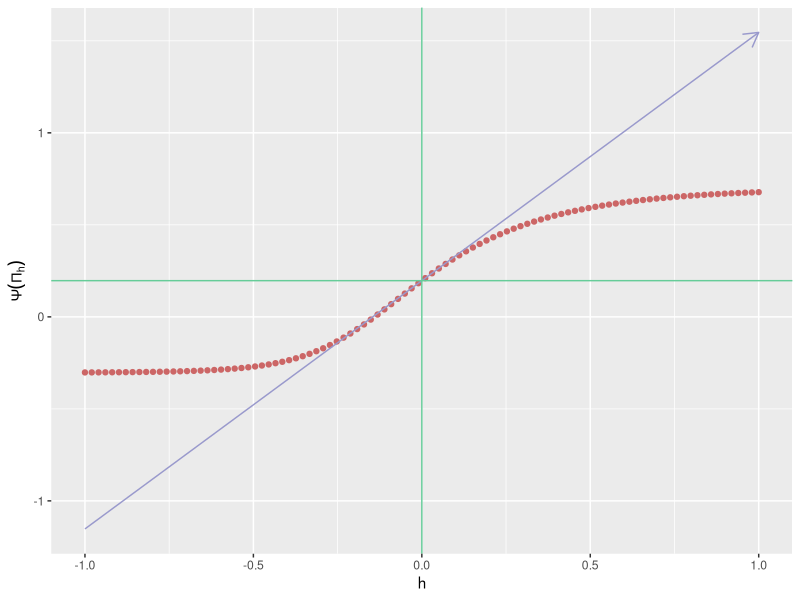

Write R code to recreate this figure.
## ---- chunk 1
knitr::opts_chunk$set(
  size = "tiny",
  warnings = FALSE,
  fig.width = 12, 
  fig.height = 4, 
  fig.path = 'img/')
## ---- chunk 2
set.seed(54321) ## because reproducibility matters...
suppressMessages(library(R.utils)) ## make sure it is installed
suppressMessages(library(ggplot2)) ## make sure it is installed
expit <- plogis
logit <- qlogis
## ---- chunk 3
draw_from_experiment <- function(n, full = FALSE) {
  ## preliminary
  n <- Arguments$getInteger(n, c(1, Inf))
  full <- Arguments$getLogical(full)
  ## ## 'gbar' and 'Qbar' factors
  gbar <- function(W) {
    expit(-0.3 + 2 * W - 1.5 * W^2)
  }
  Qbar <- function(AW) {
    A <- AW[, 1]
    W <- AW[, 2]
    A * cos((1 + W) * pi / 5) + (1 - A) * sin((1 + W^2) * pi / 4)
  }
  ## sampling
  ## ## context
  W <- runif(n)
  ## ## counterfactual rewards
  zeroW <- cbind(A = 0, W)
  oneW <- cbind(A = 1, W)
  Qbar.zeroW <- Qbar(zeroW)
  Qbar.oneW <- Qbar(oneW)
  Yzero <- rbeta(n, shape1 = 1, shape2 = (1 - Qbar.zeroW) / Qbar.zeroW)
  Yone <- rbeta(n, shape1 = 1, shape2 = (1 - Qbar.oneW) / Qbar.oneW)
  ## ## action undertaken
  A <- rbinom(n, size = 1, prob = gbar(W))
  ## ## actual reward
  Y <- A * Yone + (1 - A) * Yzero
  ## ## observation
  if (full) {
    obs <- cbind(W = W, Yzero = Yzero, Yone = Yone, A = A, Y = Y)
  } else {
    obs <- cbind(W = W, A = A, Y = Y)
  }
  attr(obs, "gbar") <- gbar
  attr(obs, "Qbar") <- Qbar
  attr(obs, "QW") <- dunif
  ##
  return(obs)
}
## ---- chunk 4
(five_obs <- draw_from_experiment(5))
## ---- chunk 5
## plot the causal diagram
## ---- chunk 6
B <- 1e6
full_obs <- draw_from_experiment(B, full = TRUE)
(psi_hat <- mean(full_obs[, "Yone"] - full_obs[, "Yzero"]))
## ---- chunk 7
sd_hat <- sd(full_obs[, "Yone"] - full_obs[, "Yzero"])
alpha <- 0.05
(psi_CI <- psi_hat + c(-1, 1) * qnorm(1 - alpha / 2) * sd_hat / sqrt(B))
## ---- chunk 8
draw_from_another_experiment <- function(n, h = 0) {
  ## preliminary
  n <- Arguments$getInteger(n, c(1, Inf))
  h <- Arguments$getNumeric(h)
  ## ## 'gbar' and 'Qbar' factors
  gbar <- function(W) {
    sin((1 + W) * pi / 6)
  }
  Qbar <- function(AW, hh = h) {
    A <- AW[, 1]
    W <- AW[, 2]
    expit( logit( A *  W + (1 - A) * W^2 ) +
           hh * 10 * sqrt(W) * A )
  }
  ## sampling
  ## ## context
  W <- runif(n, min = 1/10, max = 9/10)
  ## ## action undertaken
  A <- rbinom(n, size = 1, prob = gbar(W))
  ## ## reward
  shape1 <- 4
  QAW <- Qbar(cbind(A, W))
  Y <- rbeta(n, shape1 = shape1, shape2 = shape1 * (1 - QAW) / QAW)
  ## ## observation
  obs <- cbind(W = W, A = A, Y = Y)
  attr(obs, "gbar") <- gbar
  attr(obs, "Qbar") <- Qbar
  attr(obs, "QW") <- function(x){dunif(x, min = 1/10, max = 9/10)}
  attr(obs, "shape1") <- shape1
  ##
  return(obs)
}
## ---- chunk 9
five_obs_from_another_experiment <- draw_from_another_experiment(5)
integrand <- function(w) {
  Qbar <- attr(five_obs_from_another_experiment, "Qbar")
  QW <- attr(five_obs_from_another_experiment, "QW")
  ( Qbar(cbind(1, w)) - Qbar(cbind(0, w)) ) * QW(w)
}
(psi_Pi_zero <- integrate(integrand, lower = 0, upper = 1)$val)
## ---- chunk 10
approx <- seq(-1, 1, length.out = 1e2)
psi_Pi_h <- sapply(approx, function(t) {
  obs_from_another_experiment <- draw_from_another_experiment(1, h = t)
  integrand <- function(w) {
    Qbar <- attr(obs_from_another_experiment, "Qbar")
    QW <- attr(obs_from_another_experiment, "QW")
    ( Qbar(cbind(1, w)) - Qbar(cbind(0, w)) ) * QW(w)
  }
  integrate(integrand, lower = 0, upper = 1)$val  
})
slope_approx <- (psi_Pi_h - psi_Pi_zero) / approx
slope_approx <- slope_approx[min(which(approx > 0))]
ggplot() +
  geom_point(data = data.frame(x = approx, y = psi_Pi_h), aes(x, y),
             color = "#CC6666") +
  geom_segment(aes(x = -1, y = psi_Pi_zero - slope_approx,
                   xend = 1, yend = psi_Pi_zero + slope_approx),
               arrow = arrow(length = unit(0.03, "npc")),
               color = "#9999CC") +
  geom_vline(xintercept = 0, color = "#66CC99") +
  geom_hline(yintercept = psi_Pi_zero, color = "#66CC99") +
  labs(x = "h", y = expression(Psi(Pi[h]))) 
## ---- chunk 11
eic <- function(obs, psi) {
  Qbar <- attr(obs, "Qbar")
  gbar <- attr(obs, "gbar")
  QAW <- Qbar(obs[, c("A", "W")])
  gW <- gbar(obs[, "W"])
  lgAW <- obs[, "A"] * gW + (1 - obs[, "A"]) * (1 - gW)
  ( Qbar(cbind(1, obs[, "W"])) - Qbar(cbind(0, obs[, "W"])) - psi ) +
    (2 * obs[, "A"] - 1) / lgAW * (obs[, "Y"] - QAW)
}

(eic(five_obs, psi = psi_hat))
(eic(five_obs_from_another_experiment, psi = psi_Pi_zero))
## ---- chunk 12
obs <- draw_from_experiment(B)
(cramer_rao_hat <- var(eic(obs, psi = psi_hat)))
## ---- chunk 13
obs_from_another_experiment <- draw_from_another_experiment(B)
(cramer_rao_Pi_zero_hat <- var(eic(obs_from_another_experiment, psi = 59/300)))
(ratio <- sqrt(cramer_rao_Pi_zero_hat/cramer_rao_hat))
## ---- chunk 14
s_draw_from_another_experiment <- function(obs) { 
  ## preliminary
  Qbar <- attr(obs, "Qbar")
  QAW <- Qbar(obs[, c("A", "W")])
  shape1 <- Arguments$getInteger(attr(obs, "shape1"), c(1, Inf))
  ## computations
  betaAW <- shape1 * (1 - QAW) / QAW
  out <- log(1 - obs[, "Y"])
  for (int in 1:shape1) {
    out <- out + 1/(int - 1 + betaAW)
  }
  out <- - out * shape1 * (1 - QAW) / QAW * 10 * sqrt(obs[, "W"]) * obs[, "A"]
  ## no need to center given how we will use it
  return(out)
}

vars <- eic(obs_from_another_experiment, psi = 59/300) *
  s_draw_from_another_experiment(obs_from_another_experiment)
sd_hat <- sd(vars)
(slope_hat <- mean(vars))
(slope_CI <- slope_hat + c(-1, 1) * qnorm(1 - alpha / 2) * sd_hat / sqrt(B))
